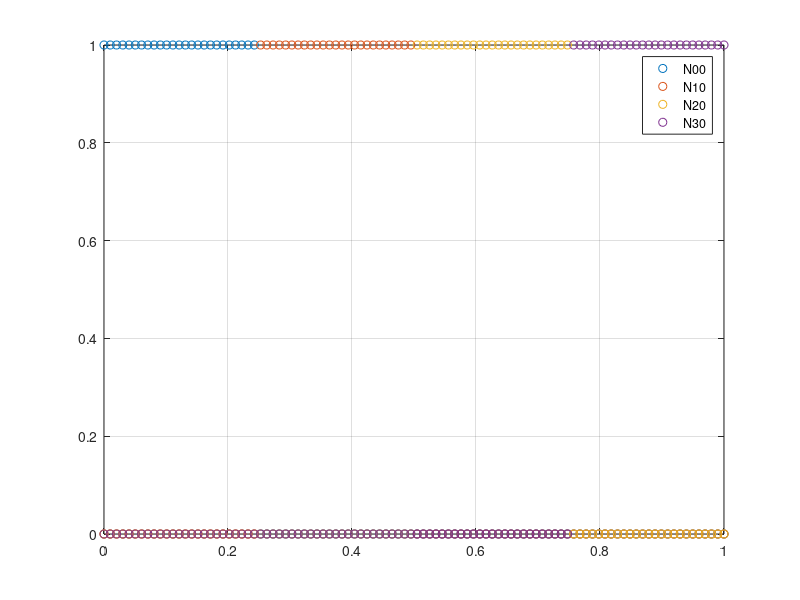
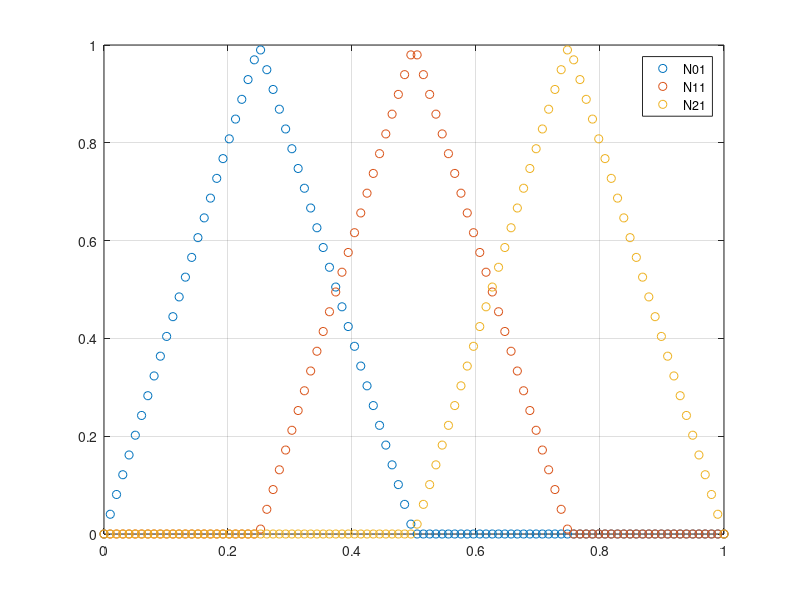
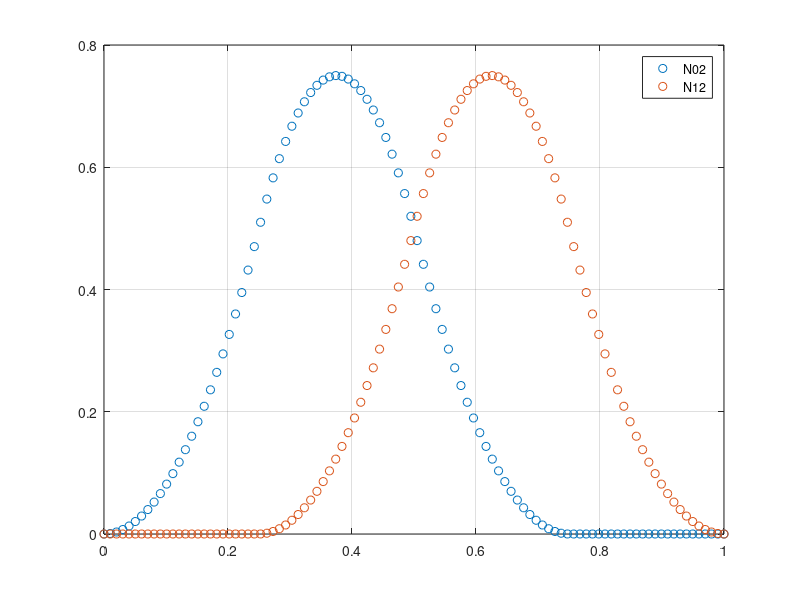

Source code (MATLAB) for these figures, in order:

function BsplineEx

clc; close all; clear all;


x = linspace(0,1,100);
figure(1)
[N00, N10, N20, N30] = pieceWiseNi0(x);
plot(x,N00,'o',x,N10,'o',x,N20,'o',x,N30,'o')
legend('N00','N10', 'N20', 'N30')
grid on
% hold on

figure(2)
[N01, N11, N21] = pieceWiseNi1(x);
plot(x,N01,'o',x,N11,'o',x,N21,'o')
grid on
legend('N01','N11', 'N21')


figure(3)
[N02, N12] = pieceWiseNi2(x);
plot(x,N02,'o',x,N12,'o')
grid on
legend('N02','N12')

function [N00, N10, N20, N30] = pieceWiseNi0(in)
  s = zeros (size (in));
  N00 = zeros (size (in));
  N10 = zeros (size (in));
  N20 = zeros (size (in));
  N30 = zeros (size (in));
  N00 = in >= 0.00 & in < 0.25;
  N10 = in >= 0.25 & in < 0.50;
  N20 = in >= 0.50 & in < 0.75;
  N30 = in >= 0.75 & in <= 1.00;
  

  
end

function [N01, N11, N21] = pieceWiseNi1(in)
  s = zeros (size (in));
  N01 = zeros (size (in));
  N11 = zeros (size (in));
  N21 = zeros (size (in));
  X01 = in >= 0.00 & in < 0.25;
  X12 = in >= 0.25 & in < 0.50;
  X23 = in >= 0.50 & in < 0.75;
  X34 = in >= 0.75 & in <= 1.00;

  N01=4*in.*X01 + 2*(1-2*in).*X12;
  N11 =  (4*in-1).*X12 + (3-4*in).*X23;
  N21 = 2*(2*in-1).*X23 + 4*(1-in).*X34;
  
end

function [N02, N12] = pieceWiseNi2(in)
  s = zeros (size (in));
  N01 = zeros (size (in));
  N11 = zeros (size (in));
  X01 = in >= 0.00 & in < 0.25;
  X12 = in >= 0.25 & in < 0.50;
  X23 = in >= 0.50 & in < 0.75;
  X34 = in >= 0.75 & in <= 1.00;

  N02=8*in.*in.*X01 + (-1.5+12*in-16.*in.*in).*X12 + (4.5-12*in+8.*in.*in).*X23;
  N12 =  (0.5-4*in+8.*in.*in).*X12 + (-5.5+20*in-16.*in.*in).*X23 + 8*((1-in).^2).*X34;
  
end
end